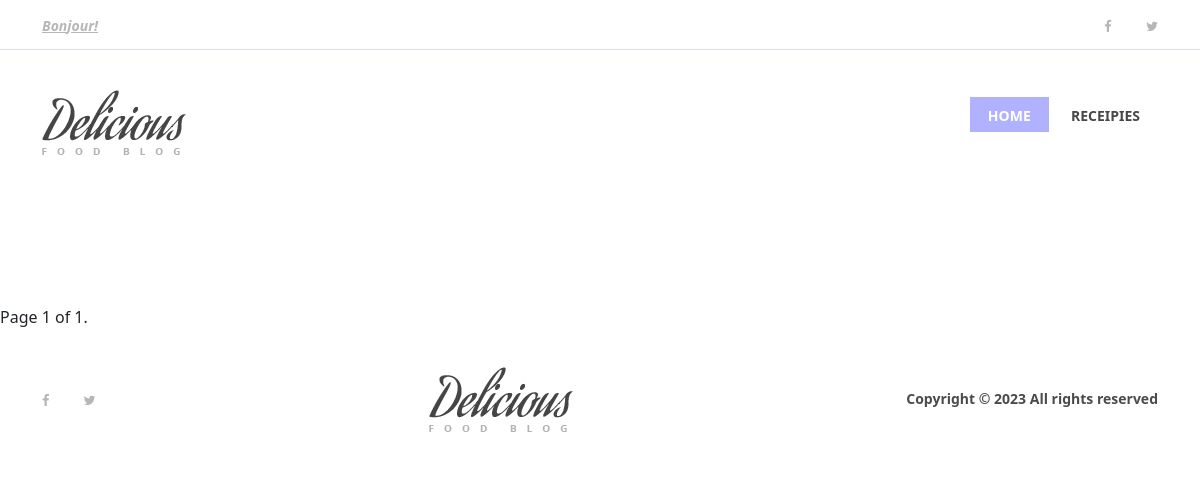
Before: /recipes/ with the older database file.
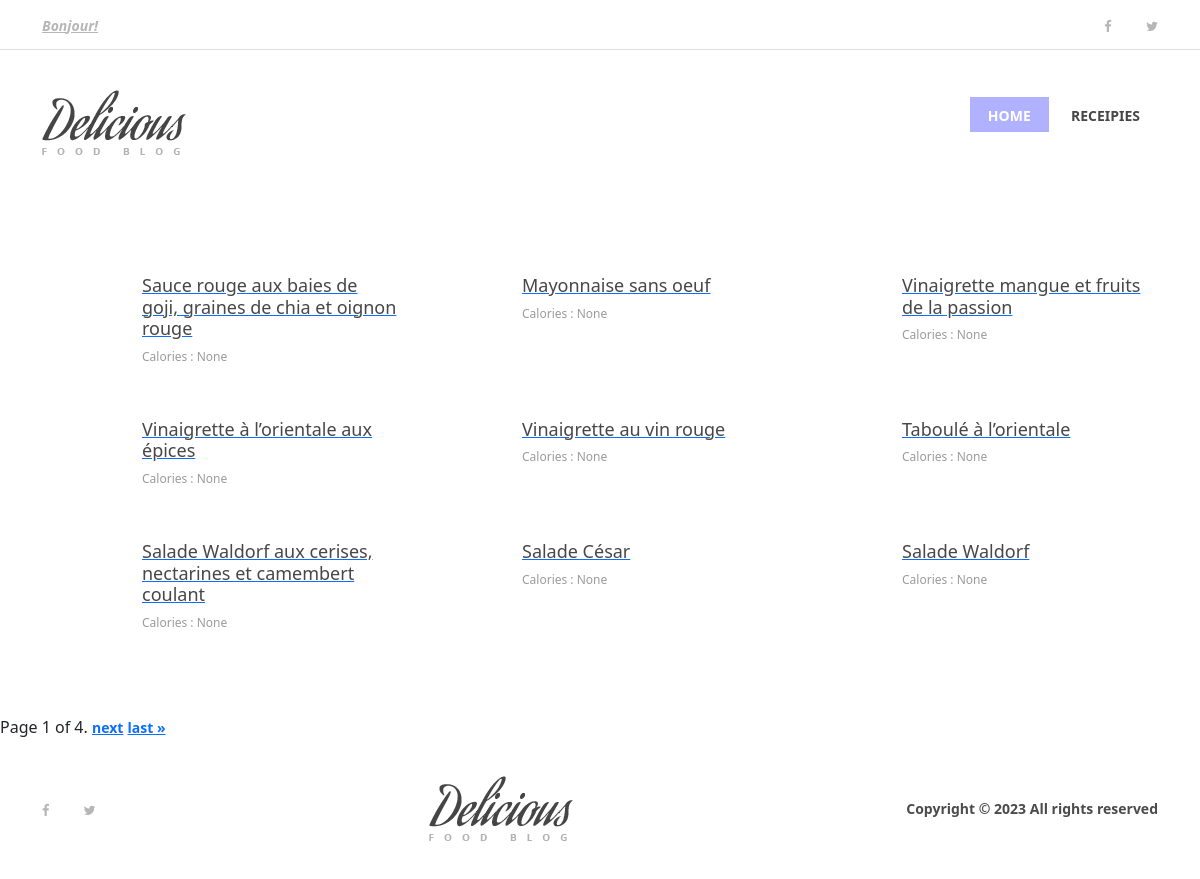
After: the same page with the newer database file.
### mainapp/models.py (models this page shows)
class Recipe(models.Model):
    title = models.TextField()
    description = models.TextField(null=True)
    duration = models.CharField(max_length=50)
    nbrPersons = models.CharField(max_length=50, null=True)
    nbrCalories = models.CharField(max_length=50, null=True)
    difficulty = models.CharField(max_length=50, null=True)
    categories = models.ManyToManyField(Category)
    imageUrl = models.CharField(max_length=100, null=True)

### mainapp/views.py (the view)
# urls.py: path("recipes/", views.recipe, name="recipes"),
def recipe(request):
    recipes = Recipe.objects.all().values()
    paginator = Paginator(recipes, 9)
    page_number = request.GET.get("page")
    page_obj = paginator.get_page(page_number)
    return render(
        request,
        'recipes.html',
        {
            'title': 'Recipe',
            'message': 'Your application description page.',
            "page_obj": page_obj,
            "recipes": recipes
        })

### mainapp/templates/recipes.html (shortened to what this page needs)
{% extends "base.html" %}
{% block content %}
    <section class="small-receipe-area section-padding-80-0">
      <div class="container">
        <div class="row">
           {% for recipe in page_obj %}
          <div class="col-12 col-sm-6 col-lg-4">
            <div class="single-small-receipe-area d-flex">
              <div class="receipe-thumb">
              </div>
              <div class="receipe-content">
                <a href="receipe-post.html">
                  <h5>{{ recipe.title }}</h5>
                </a>
                <p> Calories : {{ recipe.nbrCalories }}</p>
              </div>
            </div>
          </div>
          {% endfor %}
        </div>
      </div>
    </section>
    <div class="text-xs-center">
      <div class="pagination text-center">
        <span class="step-links">
            <span class="current">
                Page {{ page_obj.number }} of {{ page_obj.paginator.num_pages }}.
            </span>
            {% if page_obj.has_next %}
                <a href="?page={{ page_obj.next_page_number }}">next</a>
                <a href="?page={{ page_obj.paginator.num_pages }}">last &raquo;</a>
            {% endif %}
        </span>
      </div>
    </div>
{% endblock %}

### mainapp/templates/base.html (shortened to what this page needs)
<!DOCTYPE html>
<html lang="en">
<head>
    {% load static %}
    <link rel="stylesheet" href="{% static 'style.css' %}">
  	<link href="https://cdn.jsdelivr.net/npm/bootstrap@5.3.0-alpha3/dist/css/bootstrap.min.css" rel="stylesheet">
</head>
<body>
    <header class="header-area">
      <div class="top-header-area">
        <div class="container h-100">
          <div class="row h-100 align-items-center justify-content-between">
            <div class="col-12 col-sm-6">
              <div class="breaking-news">
                <div id="breakingNewsTicker" class="ticker">
                  <ul>
                    <li><a href="#">Bonjour!</a></li>
                  </ul>
                </div>
              </div>
            </div>
            <div class="col-12 col-sm-6">
              <div class="top-social-info text-right">
                <a href="#"
                  ><i class="fa fa-facebook" aria-hidden="true"></i
                ></a>
                <a href="#"><i class="fa fa-twitter" aria-hidden="true"></i></a>
              </div>
            </div>
          </div>
        </div>
      </div>
      <div class="delicious-main-menu">
        <div class="classy-nav-container breakpoint-off">
          <div class="container">
            <nav
              class="classy-navbar justify-content-between"
              id="deliciousNav"
            >
              <a class="nav-brand" href="index.html"
                ><img src="img/core-img/logo.png" alt=""
              /></a>
              <div class="classy-menu">
                <div class="classynav">
                  <ul>
                    <li class="active"><a href="{% url 'index' %}">Home</a></li>
                    <li><a href="{% url 'recipes' %}">Receipies</a></li>
                  </ul>
              </div>
              </div>
            </nav>
          </div>
        </div>
      </div>
    </header>
     {% block content %}{% endblock %}
    <footer class="footer-area">
      <div class="container h-100">
        <div class="row h-100">
          <div
            class="col-12 h-100 d-flex flex-wrap align-items-center justify-content-between"
          >
            <div class="footer-social-info text-right">
              <a href="#"><i class="fa fa-facebook" aria-hidden="true"></i></a>
              <a href="#"><i class="fa fa-twitter" aria-hidden="true"></i></a>
            </div>
            <div class="footer-logo">
              <a href="index.html"
                ><img src="img/core-img/logo.png" alt=""
              /></a>
            </div>
            <p>
              Copyright &copy;
              All rights reserved
            </p>
          </div>
        </div>
      </div>
    </footer>
</body>
</html>

### mainapp/static/style.css (style rules this page uses)
* { margin: 0; padding: 0; }
.container { display: flex; flex-direction: column; }
body { font-family: "Open Sans", sans-serif; font-size: 14px; }
h1, h2, h3, h4, h5, h6 { color: #000000; line-height: 1.3; font-weight: 600; }
p { color: #9b9b9b; font-size: 14px; line-height: 2; font-weight: 400; }
a, a:hover, a:focus { -webkit-transition-duration: 500ms; transition-duration: 500ms; text-decoration: none; outline: 0 solid transparent; color: #000000; font-weight: 600; font-size: 14px; color: #474747; }
ul, ol { margin: 0; }
ul li, ol li { list-style: none; }
img { height: auto; max-width: 100%; }
.section-padding-80-0 { padding-top: 80px; padding-bottom: 0; }
.header-area { position: relative; z-index: 100; width: 100%; }
.header-area .top-header-area { width: 100%; height: 50px; background-color: #ffffff; border-bottom: 1px solid #dddee9; }
.header-area .top-header-area .breaking-news { position: relative; z-index: 1; }
.header-area .top-header-area .breaking-news .ticker { width: 100%; text-align: left; position: relative; overflow: hidden; }
.header-area .top-header-area .breaking-news .ticker ul { width: 100%; position: relative; z-index: 1; }
.header-area .top-header-area .breaking-news .ticker ul li { display: none; width: 100%; }
.header-area .top-header-area .breaking-news .ticker ul li a { font-size: 14px; color: #b6b6b6; font-style: italic; }
.header-area .top-header-area .top-social-info a { display: inline-block; color: #b6b6b6; font-size: 13px; margin-right: 30px; }
.header-area .top-header-area .top-social-info a:last-child { margin-right: 0; }
.header-area .delicious-main-menu { position: relative; width: 100%; z-index: 100; height: 145px; }
.header-area .delicious-main-menu .classy-nav-container { background-color: transparent; }
.header-area .delicious-main-menu .classy-navbar { height: 145px; padding: 0; }
.header-area .delicious-main-menu .classy-navbar .classynav ul li a { font-weight: 600; }
.header-area .delicious-main-menu .classy-navbar .classynav > ul > li > a { text-transform: uppercase; padding: 12px 18px 11px; background-color: transparent; border-bottom: 3px solid transparent; line-height: 1; color: #474747; font-weight: 600; }
.header-area .delicious-main-menu .classy-navbar .classynav > ul > li.active > a { color: #ffffff; background-color: #B1B2FF; border-bottom: 3px solid #B1B2FF; }
.header-area .delicious-main-menu .classy-navbar .classynav > ul > li.active > a::after { color: #ffffff; }
.small-receipe-area { position: relative; z-index: 1; padding-bottom: 30px; }
.single-small-receipe-area { position: relative; z-index: 1; margin-bottom: 50px; }
.single-small-receipe-area .receipe-thumb { -webkit-box-flex: 0; -ms-flex: 0 0 100px; flex: 0 0 100px; max-width: 100px; width: 100px; padding-right: 20px; }
.single-small-receipe-area .receipe-content a { display: block; }
.single-small-receipe-area .receipe-content a h5 { color: #474747; font-size: 18px; margin-bottom: 5px; -webkit-transition-duration: 500ms; transition-duration: 500ms; }
.single-small-receipe-area .receipe-content p { font-size: 12px; margin-bottom: 0; color: #9b9b9b; }
.pagination { position: relative; z-index: 1; }
.footer-area { position: relative; z-index: 1; width: 100%; height: 140px; background-color: #ffffff; }
.footer-area .footer-social-info { padding-right: 15px; }
.footer-area .footer-social-info a { display: inline-block; color: #b6b6b6; font-size: 13px; margin-right: 30px; }
.footer-area .footer-social-info a:last-child { margin-right: 0; }
.footer-area p { color: #4b4b4b; font-weight: 600; margin-bottom: 0; padding-left: 15px; }

Changed rows visible on the page:
added Recipe: title "Sauce rouge aux baies de goji, graines de chia et oignon rouge", nbrCalories "None"
added Recipe: title "Mayonnaise sans oeuf", nbrCalories "None"
added Recipe: title "Vinaigrette mangue et fruits de la passion", nbrCalories "None"
added Recipe: title "Vinaigrette à l’orientale aux épices", nbrCalories "None"
added Recipe: title "Vinaigrette au vin rouge", nbrCalories "None"
added Recipe: title "Taboulé à l’orientale", nbrCalories "None"
added Recipe: title "Salade Waldorf aux cerises, nectarines et camembert coulant", nbrCalories "None"
added Recipe: title "Salade César", nbrCalories "None"
added Recipe: title "Salade Waldorf", nbrCalories "None"
Other visible differences:
{{ page_obj.paginator.num_pages }}: "1" → "4"
text now shown: "next last »"
